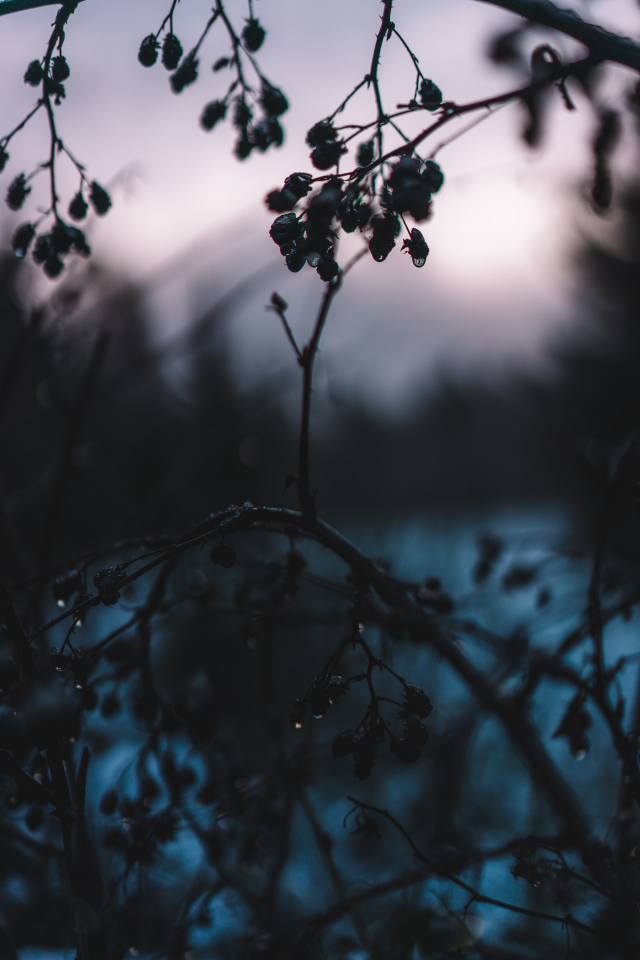
#> input picture images/1.jpg, 1920 x 2879 px, found by its file name (shown at 1/3 size)
$ jupyter execute --allow-errors colour_identifier.ipynb   (shell and % lines are left out)
#> lines starting #> are read from the running program, lines starting #| are printed output that depends on the picture
<a href="https://colab.research.google.com/github/mushahidq/py_colour_identifier/blob/main/colour_identifier.ipynb" target="_parent"></a>

[cell 1]
# Import libraries
from sklearn.cluster import KMeans
import matplotlib.pyplot as plt
import numpy as np
import cv2
from collections import Counter
from skimage.color import rgb2lab, deltaE_cie76
import os

#Display the output of matplotlib inline

[cell 2]
# Reading Images
def get_img(img_path):
#> called with img_path = '/content/drive/MyDrive/images/1.jpg'
    img = cv2.imread(img_path)
#> img is the input picture: shape (2879, 1920, 3); mean B, G, R 83, 74.5, 70.9
    # [6 lines of commented-out code are left out]
    img = cv2.cvtColor(img, cv2.COLOR_BGR2RGB)
    plt.imshow(img)
    return img

[cell 3]
#Define the HEX values of colours
def RGB2HEX(color):
    return "#{:02x}{:02x}{:02x}".format(int(color[0]), int(color[1]), int(color[2]))

[cell 4]
#Returns the colours in the image
def get_colours(img_path, no_of_colours, show_chart):
    img = get_img(img_path)
    #Reduce image size to reduce the execution time
    mod_img = cv2.resize(img, (600, 400), interpolation = cv2.INTER_AREA)
    #Reduce the input to two dimensions for KMeans
    mod_img = mod_img.reshape(mod_img.shape[0]*mod_img.shape[1], 3)

    #Define the clusters
    clf = KMeans(n_clusters = no_of_colours)
    labels = clf.fit_predict(mod_img)

    counts = Counter(labels)
#> counts = {1: 18664, 3: 39000, 0: 135383, 4: 25336, 2: 21617}
    counts = dict(sorted(counts.items()))
#> counts = {0: 135383, 1: 18664, 2: 21617, 3: 39000, 4: 25336}

    center_colours = clf.cluster_centers_
    ordered_colours = [center_colours[i] for i in counts.keys()]
#> ordered_colours = [[25.25, 28.95, 32.47], [123.3, 121.9, 136.8], [226.3, 214.3, 223.4], [46.09, 68.66, 85.75], [182.2, 173.1, 189.8]]
    hex_colours = [RGB2HEX(ordered_colours[i]) for i in counts.keys()]
#> hex_colours = ['#191c20', '#7b7988', '#e2d6df', '#2e4455', '#b6adbd']
    rgb_colours = [ordered_colours[i] for i in counts.keys()]
#> rgb_colours has the same summary as ordered_colours

    if (show_chart):
        plt.figure(figsize = (8, 6))
        plt.pie(counts.values(), labels = hex_colours, colors = hex_colours)
        return
    else:
        return rgb_colours

[cell 5]
get_colours('/content/drive/MyDrive/images/1.jpg', 5, True)

[cell 6]
get_colours('/content/drive/MyDrive/images/2.jpg', 10, True)
#> call 2 of get_colours, with img_path = '/content/drive/MyDrive/images/2.jpg', no_of_colours = 10, show_chart = True
#> call 2 of get_img, with img_path = '/content/drive/MyDrive/images/2.jpg'
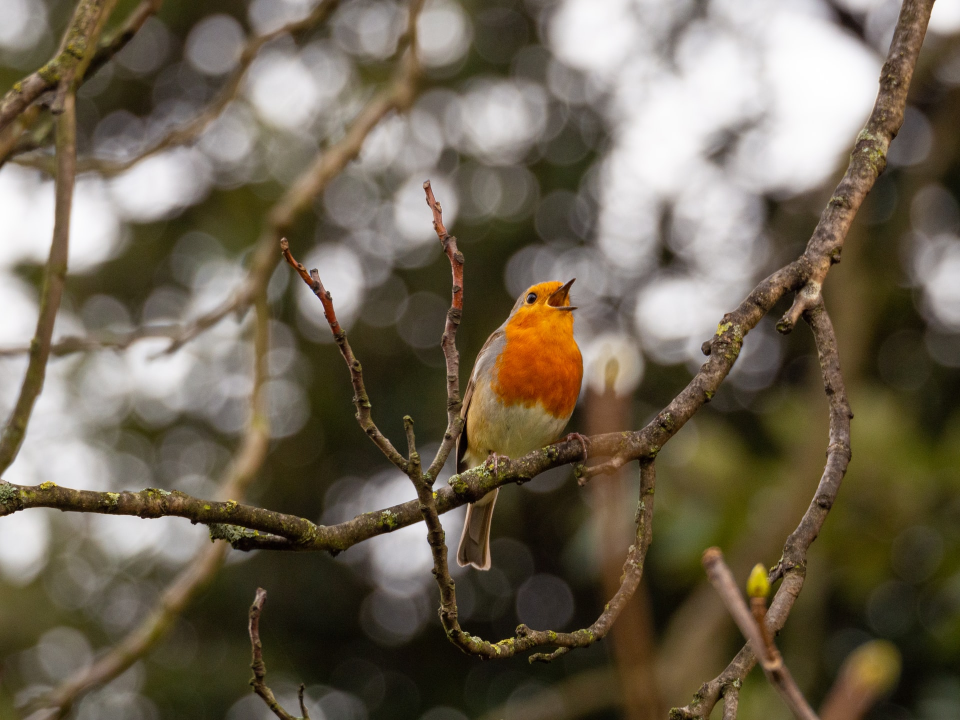
#> input picture images/2.jpg, 1920 x 1440 px, found by its file name (shown at 1/2 size)
#> in get_img, img is the input picture: shape (1440, 1920, 3); mean B, G, R 82.4, 100.3, 110.3
#> in get_colours (call 2), `mod_img = cv2.resize(img, (600, 400), interpolation = cv2.INTER_AREA)`:
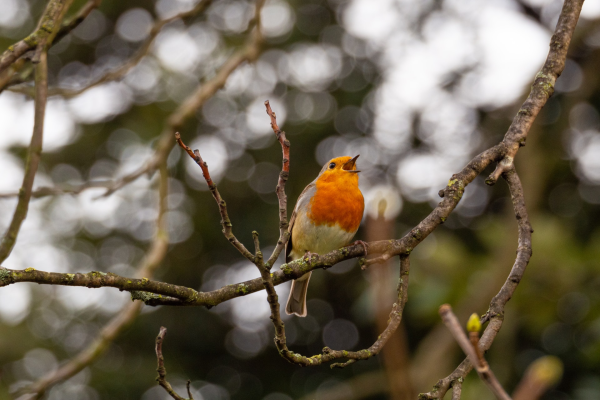
#> mod_img: shape (400, 600, 3); mean R, G, B 110.3, 100.3, 82.4
#> in get_colours (call 2), `counts = Counter(labels)`: counts = 10 items
#> in get_colours (call 2), `ordered_colours = [center_colours[i] for i in counts.keys()]`: ordered_colours = [[63.31, 54.48, 27.95], [206.4, 203.1, 203.2], [89.21, 79.79, 65.39], [145.1, 133.7, 122.4], [238.8, 237.6, 239], [33.66, 29.41, 13.5], [98.98, 79.43, 41.29], [120.4, 105.8, 86.48], [174, 167.3, 162.8], [195.5, 100.5, 6.22]]
#> in get_colours (call 2), `hex_colours = [RGB2HEX(ordered_colours[i]) for i in counts.keys()]`: hex_colours = ['#3f361b', '#cecbcb', '#594f41', '#91857a', '#eeedee', '#211d0d', '#624f29', '#786956', '#ada7a2', '#c36406']
#> in get_colours (call 2), `rgb_colours = [ordered_colours[i] for i in counts.keys()]`: rgb_colours has the same summary as ordered_colours

[cell 7]
get_colours('/content/drive/MyDrive/images/3.jpg', 10, True)
#> call 3 of get_colours, with img_path = '/content/drive/MyDrive/images/3.jpg', no_of_colours = 10, show_chart = True
#> call 3 of get_img, with img_path = '/content/drive/MyDrive/images/3.jpg'
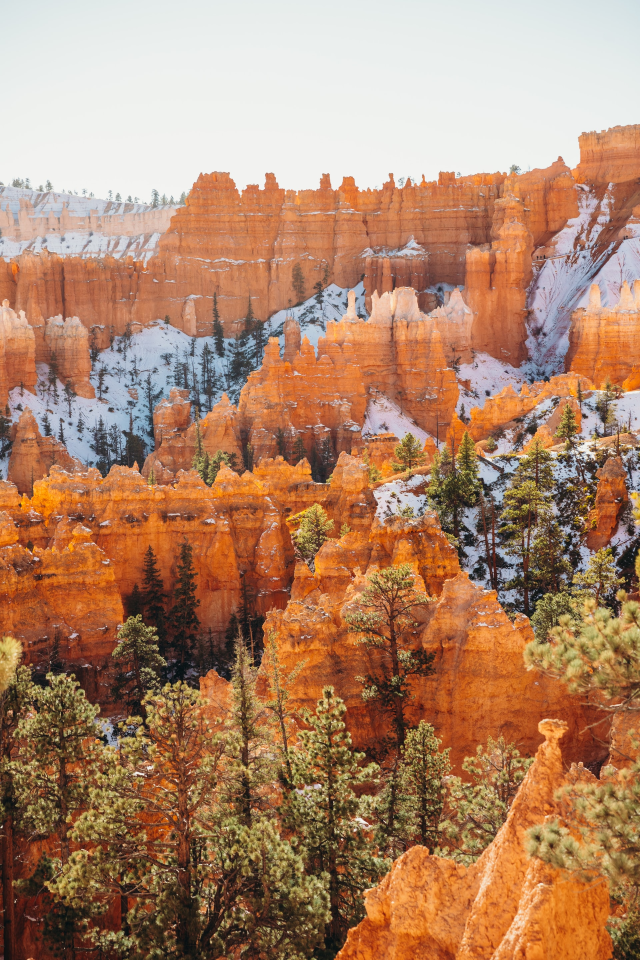
#> input picture images/3.jpg, 1920 x 2880 px, found by its file name (shown at 1/3 size)
#> in get_img, img is the input picture: shape (2880, 1920, 3); mean B, G, R 104.6, 132.7, 174.4
#> in get_colours (call 3), `mod_img = cv2.resize(img, (600, 400), interpolation = cv2.INTER_AREA)`:
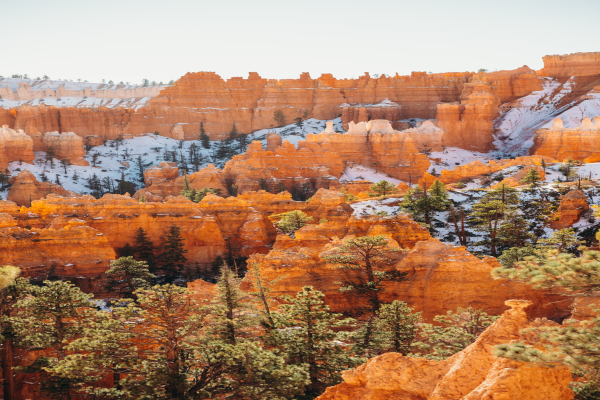
#> mod_img: shape (400, 600, 3); mean R, G, B 174.4, 132.7, 104.6
#> in get_colours (call 3), `ordered_colours = [center_colours[i] for i in counts.keys()]`: ordered_colours = [[176.2, 85.2, 38.33], [235.8, 238.8, 237.3], [104.3, 62.78, 41.77], [214.3, 157.5, 105.8], [138.9, 135.6, 145], [219.2, 124, 52.69], [135.7, 97.01, 65.44], [193.9, 185.8, 190.9], [182.4, 124.2, 82.12], [55.35, 37.24, 29.18]]
#> in get_colours (call 3), `hex_colours = [RGB2HEX(ordered_colours[i]) for i in counts.keys()]`: hex_colours = ['#b05526', '#ebeeed', '#683e29', '#d69d69', '#8a8791', '#db7c34', '#876141', '#c1b9be', '#b67c52', '#37251d']
#> in get_colours (call 3), `rgb_colours = [ordered_colours[i] for i in counts.keys()]`: rgb_colours has the same summary as ordered_colours

[cell 8]
get_colours('/content/drive/MyDrive/images/4.jpg', 10, True)
#> call 4 of get_colours, with img_path = '/content/drive/MyDrive/images/4.jpg', no_of_colours = 10, show_chart = True
#> call 4 of get_img, with img_path = '/content/drive/MyDrive/images/4.jpg'
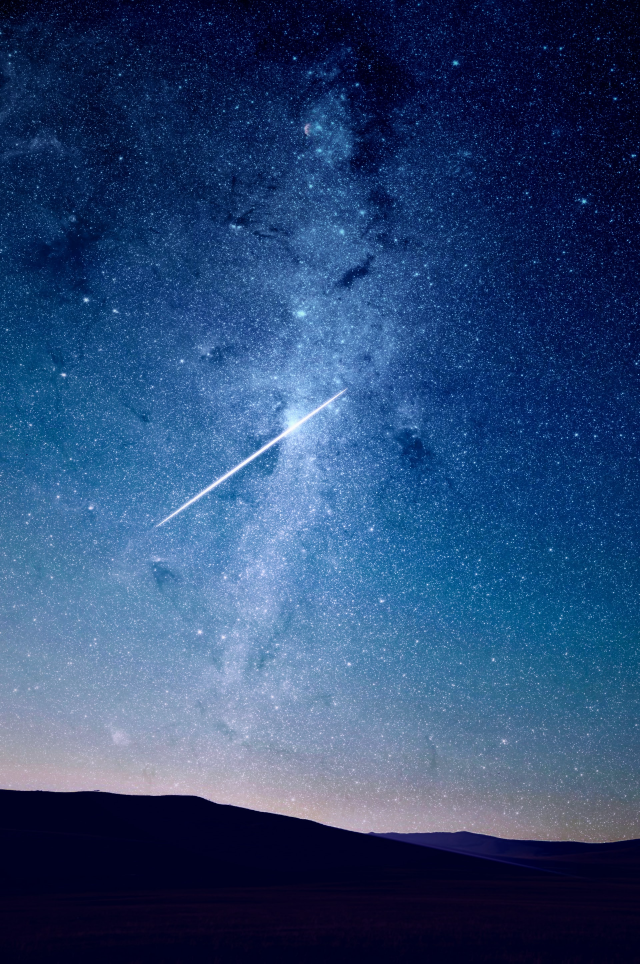
#> input picture images/4.jpg, 1920 x 2891 px, found by its file name (shown at 1/3 size)
#> in get_img, img is the input picture: shape (2891, 1920, 3); mean B, G, R 115.8, 71.9, 43.9
#> in get_colours (call 4), `mod_img = cv2.resize(img, (600, 400), interpolation = cv2.INTER_AREA)`:
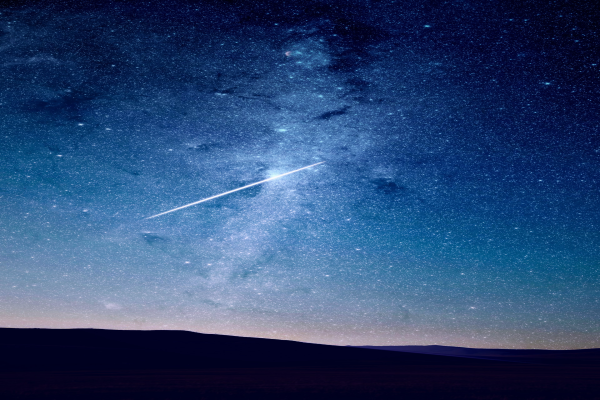
#> mod_img: shape (400, 600, 3); mean R, G, B 43.9, 71.9, 115.8
#> in get_colours (call 4), `ordered_colours = [center_colours[i] for i in counts.keys()]`: ordered_colours = [[4.78, 17.68, 64.33], [58.69, 111.9, 164], [170, 171.7, 194], [9.21, 38.25, 90.79], [127.9, 154, 191.2], [14.23, 63.24, 119.3], [2.83, 2.14, 34.4], [103.5, 115.1, 134.8], [31.77, 88.81, 142.1], [89.79, 135.6, 184.3]]
#> in get_colours (call 4), `hex_colours = [RGB2HEX(ordered_colours[i]) for i in counts.keys()]`: hex_colours = ['#041140', '#3a6fa3', '#a9abc1', '#09265a', '#7f9abf', '#0e3f77', '#020222', '#677386', '#1f588e', '#5987b8']
#> in get_colours (call 4), `rgb_colours = [ordered_colours[i] for i in counts.keys()]`: rgb_colours has the same summary as ordered_colours

[cell 9]
get_colours('/content/drive/MyDrive/images/5.jpg', 10, True)
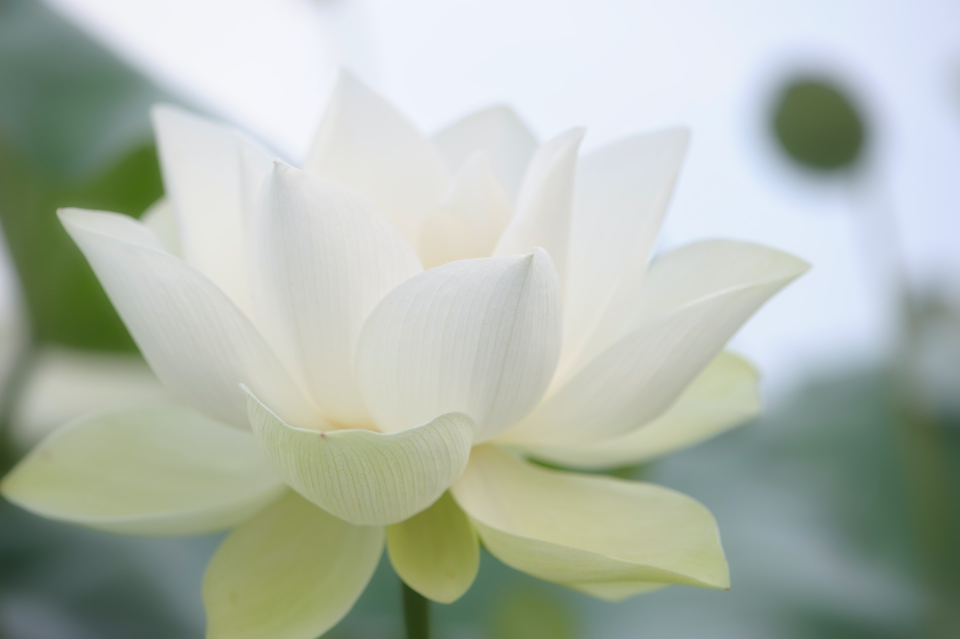
#> input picture images/5.jpg, 1920 x 1278 px, found by its file name (shown at 1/2 size)
#> in get_img, img is the input picture: shape (1278, 1920, 3); mean B, G, R 172.6, 184.1, 174.9

[cell 10]
get_colours('/content/drive/MyDrive/images/6.jpg', 10, True)
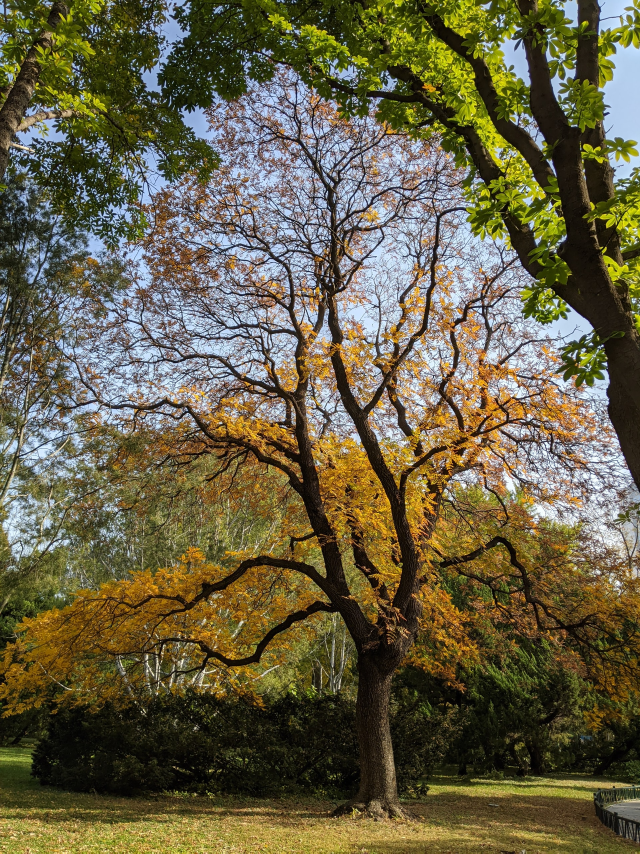
#> input picture images/6.jpg, 1920 x 2560 px, found by its file name (shown at 1/3 size)
#> in get_img, img is the input picture: shape (2560, 1920, 3); mean B, G, R 69.2, 96, 102.4
#> in get_colours (call 6), `mod_img = cv2.resize(img, (600, 400), interpolation = cv2.INTER_AREA)`:
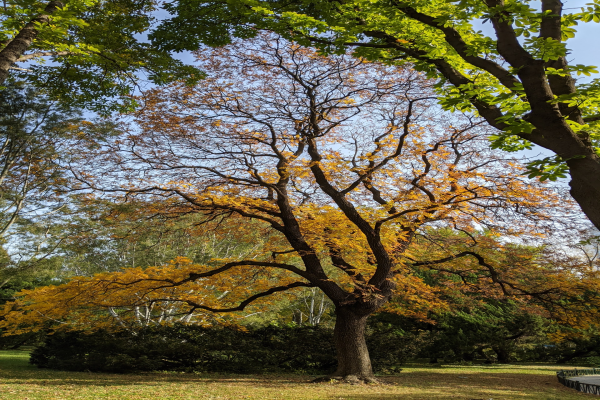
#> mod_img: shape (400, 600, 3); mean R, G, B 102.4, 96, 69.2
#> in get_colours (call 6), `ordered_colours = [center_colours[i] for i in counts.keys()]`: ordered_colours = [[25.78, 23.08, 11.05], [119.1, 114.6, 109.9], [192.3, 210.3, 230.1], [99.51, 83.17, 29.5], [184.1, 157.7, 62.47], [86.93, 83.73, 72.93], [146.1, 144.9, 149.9], [140.3, 115.8, 40.64], [58.77, 55.2, 23.91], [168.5, 176.2, 190]]
#> in get_colours (call 6), `hex_colours = [RGB2HEX(ordered_colours[i]) for i in counts.keys()]`: hex_colours = ['#19170b', '#77726d', '#c0d2e6', '#63531d', '#b89d3e', '#565348', '#929095', '#8c7328', '#3a3717', '#a8b0bd']
#> in get_colours (call 6), `rgb_colours = [ordered_colours[i] for i in counts.keys()]`: rgb_colours has the same summary as ordered_colours
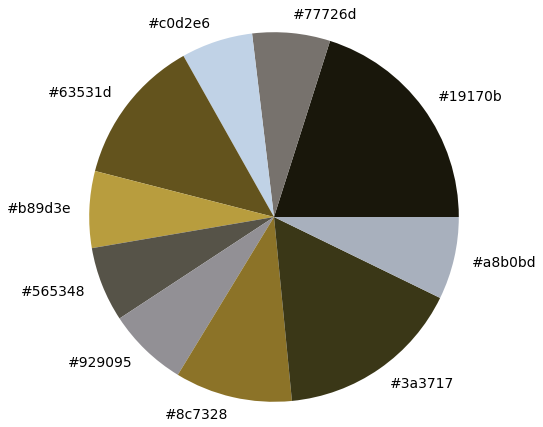
#> figure drawn by matplotlib, 1 panel
